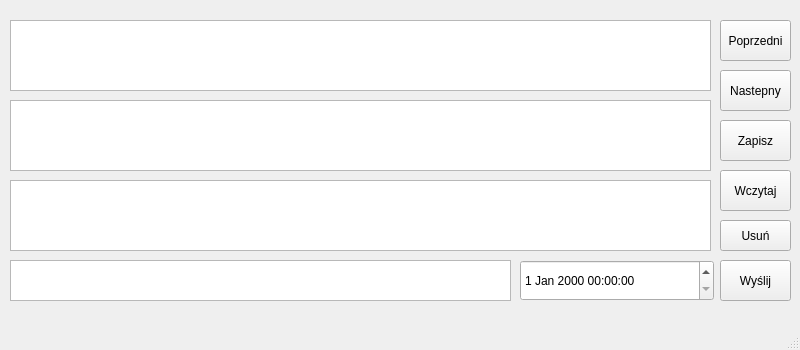
<?xml version="1.0" encoding="UTF-8"?>
<ui version="4.0">
 <class>MainWindow</class>
 <widget class="QMainWindow" name="MainWindow">
  <property name="geometry">
   <rect>
    <x>0</x>
    <y>0</y>
    <width>800</width>
    <height>350</height>
   </rect>
  </property>
  <property name="minimumSize">
   <size>
    <width>800</width>
    <height>350</height>
   </size>
  </property>
  <property name="maximumSize">
   <size>
    <width>800</width>
    <height>599</height>
   </size>
  </property>
  <property name="windowTitle">
   <string>MainWindow</string>
  </property>
  <widget class="QWidget" name="centralwidget">
   <widget class="QTextEdit" name="NowyWpisTE">
    <property name="geometry">
     <rect>
      <x>10</x>
      <y>260</y>
      <width>501</width>
      <height>41</height>
     </rect>
    </property>
   </widget>
   <widget class="QDateTimeEdit" name="dateTimeEdit">
    <property name="geometry">
     <rect>
      <x>520</x>
      <y>260</y>
      <width>194</width>
      <height>41</height>
     </rect>
    </property>
   </widget>
   <widget class="QPushButton" name="pushButton">
    <property name="geometry">
     <rect>
      <x>720</x>
      <y>260</y>
      <width>71</width>
      <height>41</height>
     </rect>
    </property>
    <property name="text">
     <string>Wyślij</string>
    </property>
   </widget>
   <widget class="QTextEdit" name="WpisyTE_nastepny">
    <property name="geometry">
     <rect>
      <x>10</x>
      <y>180</y>
      <width>701</width>
      <height>71</height>
     </rect>
    </property>
   </widget>
   <widget class="QPushButton" name="wczytaj">
    <property name="geometry">
     <rect>
      <x>720</x>
      <y>170</y>
      <width>71</width>
      <height>41</height>
     </rect>
    </property>
    <property name="text">
     <string>Wczytaj</string>
    </property>
   </widget>
   <widget class="QPushButton" name="zapis">
    <property name="geometry">
     <rect>
      <x>720</x>
      <y>120</y>
      <width>71</width>
      <height>41</height>
     </rect>
    </property>
    <property name="text">
     <string>Zapisz</string>
    </property>
   </widget>
   <widget class="QPushButton" name="pb_nastepny">
    <property name="geometry">
     <rect>
      <x>720</x>
      <y>70</y>
      <width>71</width>
      <height>41</height>
     </rect>
    </property>
    <property name="text">
     <string>Nastepny</string>
    </property>
   </widget>
   <widget class="QPushButton" name="pb_poprzedni">
    <property name="geometry">
     <rect>
      <x>720</x>
      <y>20</y>
      <width>71</width>
      <height>41</height>
     </rect>
    </property>
    <property name="text">
     <string>Poprzedni</string>
    </property>
   </widget>
   <widget class="QTextEdit" name="WpisyTE">
    <property name="geometry">
     <rect>
      <x>10</x>
      <y>100</y>
      <width>701</width>
      <height>71</height>
     </rect>
    </property>
   </widget>
   <widget class="QTextEdit" name="WpisyTE_poprzedni">
    <property name="geometry">
     <rect>
      <x>10</x>
      <y>20</y>
      <width>701</width>
      <height>71</height>
     </rect>
    </property>
   </widget>
   <widget class="QPushButton" name="usun">
    <property name="geometry">
     <rect>
      <x>720</x>
      <y>220</y>
      <width>71</width>
      <height>31</height>
     </rect>
    </property>
    <property name="text">
     <string>Usuń</string>
    </property>
   </widget>
  </widget>
  <widget class="QMenuBar" name="menubar">
   <property name="geometry">
    <rect>
     <x>0</x>
     <y>0</y>
     <width>800</width>
     <height>21</height>
    </rect>
   </property>
  </widget>
  <widget class="QStatusBar" name="statusbar"/>
 </widget>
 <resources/>
 <connections/>
</ui>
